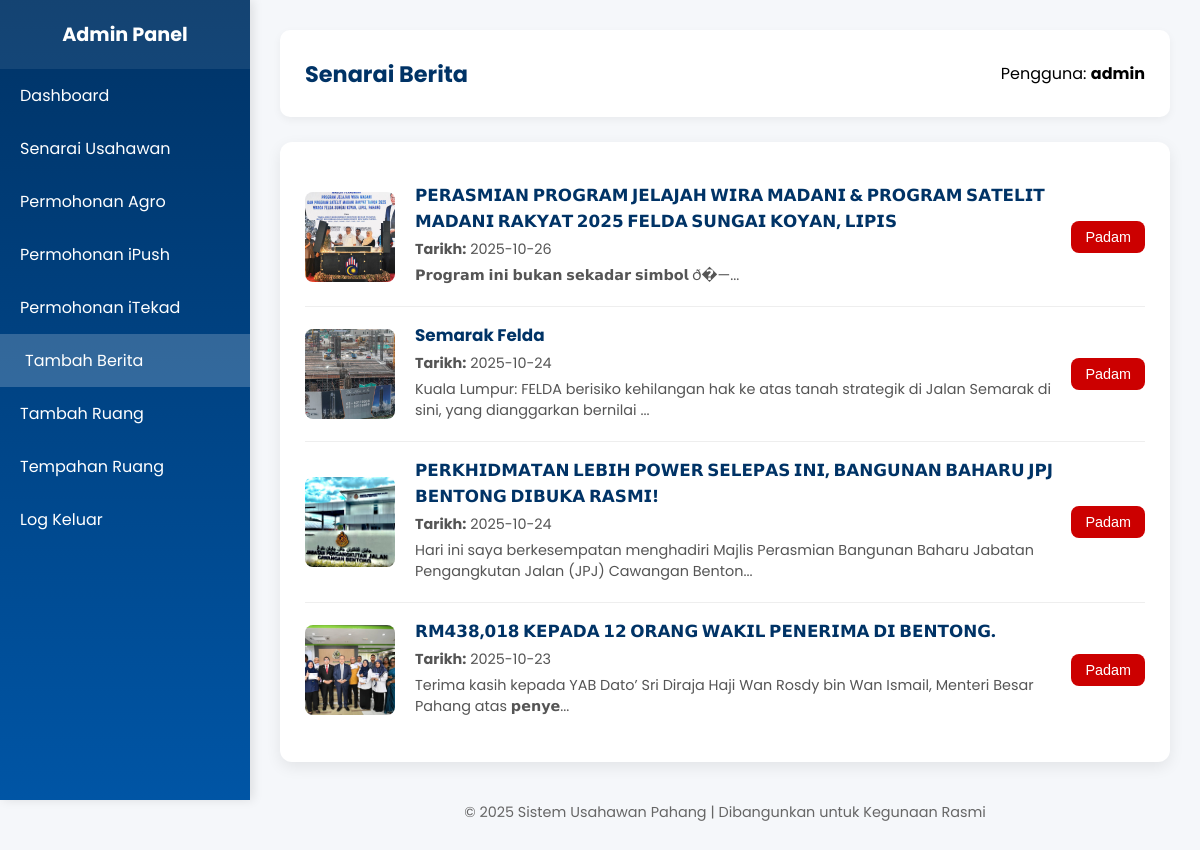
Page /senarai_berita.php (signed in) on the committed database.
### tables this page shows
CREATE TABLE `berita` (
  `id` int(11) NOT NULL,
  `tajuk` varchar(255) NOT NULL,
  `tarikh` date NOT NULL,
  `kandungan` text NOT NULL,
  `imej` varchar(255) NOT NULL,
  `pautan` varchar(255) DEFAULT '#'
);

### senarai_berita.php (the view, shortened to what this page needs)
<?php
include "connection.php";
$sql = "SELECT * FROM berita ORDER BY tarikh DESC";
$result = $conn->query($sql);
?>
<!DOCTYPE html>
<html lang="ms">
<head>
</head>
<body>
  <div class="sidebar" id="sidebar">
    <h2>Admin Panel</h2>
    <a href="admin_dashboard.php">Dashboard</a>
    <a href="senarai_usahawan.php">Senarai Usahawan</a>
    <a href="admin_agro.php">Permohonan Agro</a>
    <a href="admin_ipush.php">Permohonan iPush</a>
    <a href="admin_itekad.php">Permohonan iTekad</a>
    <a href="tambah_berita.php" class="active">Tambah Berita</a>
    <a href="admin_tambah_ruang.php">Tambah Ruang</a>
    <a href="admin_tempahan_ruang.php">Tempahan Ruang</a>
    <a href="logout_admin.php">Log Keluar</a>
  </div>
  <div class="main-content">
    <header>
      <h1>Senarai Berita</h1>
      <p>Pengguna: <b><?= $_SESSION['admin_username'] ?></b></p>
    </header>
    <div class="berita-container">
      <?php if ($result->num_rows > 0): ?>
        <?php while ($row = $result->fetch_assoc()): ?>
          <div class="berita-card">
            <img src="<?= $row['imej'] ?>" alt="Imej Berita">
            <div class="berita-info">
              <h3><?= htmlspecialchars($row['tajuk']) ?></h3>
              <p><b>Tarikh:</b> <?= htmlspecialchars($row['tarikh']) ?></p>
              <p><?= nl2br(substr($row['kandungan'], 0, 120)) ?>...</p>
            </div>
            <form method="GET" onsubmit="return confirm('Padam berita ini?')">
              <button type="submit" class="delete-btn">Padam</button>
            </form>
          </div>
        <?php endwhile; ?>
      <?php else: ?>
        <p style="text-align:center; color:#555;">Tiada berita direkodkan buat masa ini.</p>
      <?php endif; ?>
    </div>
    <footer>© 2025 Sistem Usahawan Pahang | Dibangunkan untuk Kegunaan Rasmi</footer>
  </div>
</body>
</html>

### senarai_berita.php (style rules this page uses)
:root { --primary: #003366; --secondary: #0055a5; --light: #f5f7fa; --white: #ffffff; }
body { margin: 0; font-family: "Poppins", sans-serif; background: var(--light); display: flex; }
.sidebar { width: 250px; height: 100vh; background: linear-gradient(180deg, var(--primary), var(--secondary)); color: white; position: fixed; top: 0; left: 0; display: flex; flex-direction: column; box-shadow: 3px 0 10px rgba(0,0,0,0.1); transition: transform 0.3s ease; }
.sidebar h2 { text-align: center; padding: 20px 0; font-size: 1.2rem; margin: 0; background: rgba(255,255,255,0.08); }
.sidebar a { color: white; text-decoration: none; padding: 14px 20px; display: block; transition: all 0.3s ease; }
.sidebar a:hover, .sidebar a.active { background: rgba(255,255,255,0.2); padding-left: 25px; }
.main-content { margin-left: 250px; flex: 1; padding: 30px; transition: margin-left 0.3s ease; }
header { background: var(--white); padding: 15px 25px; border-radius: 10px; box-shadow: 0 3px 8px rgba(0,0,0,0.05); margin-bottom: 25px; display: flex; justify-content: space-between; align-items: center; }
header h1 { color: var(--primary); font-size: 1.4rem; margin: 0; }
.berita-container { background: var(--white); border-radius: 12px; padding: 25px; box-shadow: 0 5px 15px rgba(0,0,0,0.08); }
.berita-card { display: flex; align-items: center; border-bottom: 1px solid #eee; padding: 15px 0; }
.berita-card:last-child { border-bottom: none; }
.berita-card img { width: 90px; height: 90px; border-radius: 8px; object-fit: cover; margin-right: 20px; }
.berita-info { flex: 1; }
.berita-info h3 { margin: 0; color: var(--primary); font-size: 1.05rem; }
.berita-info p { margin: 5px 0; color: #555; font-size: 0.9rem; }
.delete-btn { background: #cc0000; color: white; border: none; border-radius: 8px; padding: 8px 14px; font-size: 0.9rem; cursor: pointer; transition: background 0.3s ease; }
footer { text-align: center; margin-top: 40px; color: #666; font-size: 0.9rem; }

### rows in the picture
berita: imej (picture), tajuk "𝗣𝗘𝗥𝗔𝗦𝗠𝗜𝗔𝗡 𝗣𝗥𝗢𝗚𝗥𝗔𝗠 𝗝𝗘𝗟𝗔𝗝𝗔𝗛 𝗪𝗜𝗥𝗔 𝗠𝗔𝗗𝗔𝗡𝗜 & 𝗣𝗥𝗢𝗚𝗥𝗔𝗠 𝗦𝗔𝗧𝗘𝗟𝗜𝗧 𝗠𝗔𝗗𝗔𝗡𝗜 𝗥𝗔𝗞𝗬𝗔𝗧 𝟮𝟬𝟮𝟱 𝗙𝗘𝗟𝗗𝗔 𝗦𝗨𝗡𝗚𝗔𝗜 𝗞𝗢𝗬𝗔𝗡, 𝗟𝗜𝗣𝗜𝗦", tarikh "2025-10-26", kandungan "𝗣𝗿𝗼𝗴𝗿𝗮𝗺 𝗶𝗻𝗶 𝗯𝘂𝗸𝗮𝗻 𝘀𝗲𝗸𝗮𝗱𝗮𝗿 𝘀𝗶𝗺𝗯𝗼𝗹 ð�—"
berita: imej (picture), tajuk "Semarak Felda", tarikh "2025-10-24", kandungan "Kuala Lumpur: FELDA berisiko kehilangan hak ke atas tanah strategik di Jalan Semarak di sini, yang dianggarkan bernilai"
berita: imej (picture), tajuk "𝗣𝗘𝗥𝗞𝗛𝗜𝗗𝗠𝗔𝗧𝗔𝗡 𝗟𝗘𝗕𝗜𝗛 𝗣𝗢𝗪𝗘𝗥 𝗦𝗘𝗟𝗘𝗣𝗔𝗦 𝗜𝗡𝗜, 𝗕𝗔𝗡𝗚𝗨𝗡𝗔𝗡 𝗕𝗔𝗛𝗔𝗥𝗨 𝗝𝗣𝗝 𝗕𝗘𝗡𝗧𝗢𝗡𝗚 𝗗𝗜𝗕𝗨𝗞𝗔 𝗥𝗔𝗦𝗠𝗜!", tarikh "2025-10-24", kandungan "Hari ini saya berkesempatan menghadiri Majlis Perasmian Bangunan Baharu Jabatan Pengangkutan Jalan (JPJ) Cawangan Benton"
berita: imej (picture), tajuk "𝗥𝗠𝟰𝟯𝟴,𝟬𝟭𝟴 𝗞𝗘𝗣𝗔𝗗𝗔 𝟭𝟮 𝗢𝗥𝗔𝗡𝗚 𝗪𝗔𝗞𝗜𝗟 𝗣𝗘𝗡𝗘𝗥𝗜𝗠𝗔 𝗗𝗜 𝗕𝗘𝗡𝗧𝗢𝗡𝗚.", tarikh "2025-10-23", kandungan "Terima kasih kepada YAB Dato’ Sri Diraja Haji Wan Rosdy bin Wan Ismail, Menteri Besar Pahang atas 𝗽𝗲𝗻𝘆𝗲"

### other values in the picture
$_SESSION['admin_username'] "admin"
